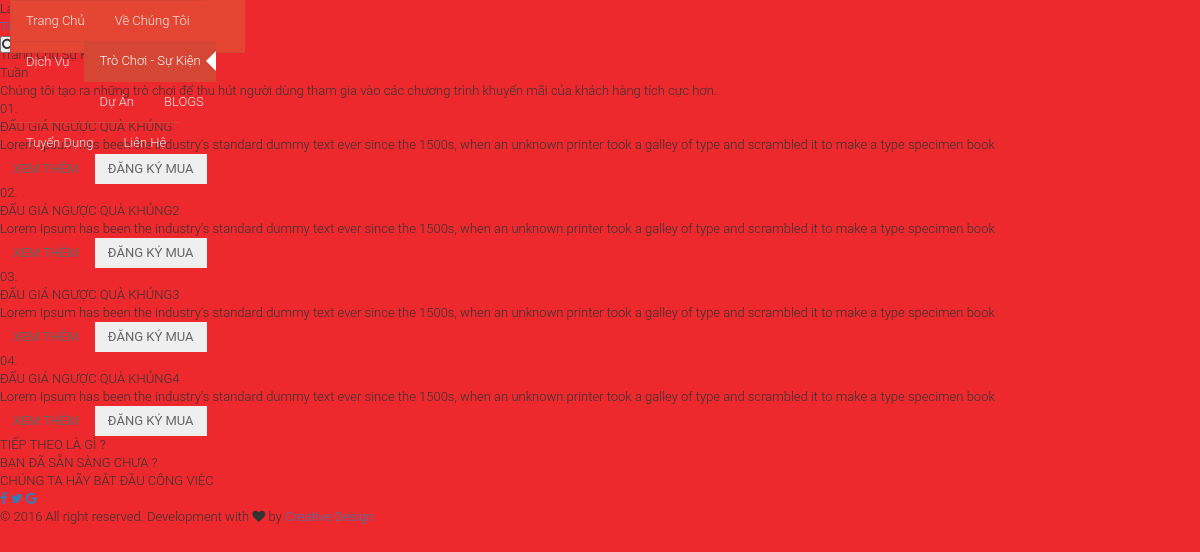
The page /su-kien/tuan on the database its author committed.
### tables this page shows
CREATE TABLE `tbl_category` (
  `id` int(11) NOT NULL AUTO_INCREMENT,
  `title` varchar(255) DEFAULT NULL,
  `alias` varchar(255) DEFAULT NULL,
  `data` longtext,
  `created` datetime DEFAULT NULL,
  `modified` datetime DEFAULT NULL,
  `type` varchar(255) DEFAULT NULL,
  `status` int(1) DEFAULT '0',
  `pid` int(11) DEFAULT '0',
  `value` varchar(255) DEFAULT NULL,
  `sorting` int(11) DEFAULT NULL,
  PRIMARY KEY (`id`)
);

CREATE TABLE `tbl_data` (
  `id` int(11) NOT NULL AUTO_INCREMENT,
  `title` varchar(255) DEFAULT NULL,
  `alias` varchar(255) DEFAULT NULL,
  `data` text,
  `created` datetime DEFAULT NULL,
  `modified` datetime DEFAULT NULL,
  `type` varchar(255) DEFAULT NULL,
  `status` int(1) DEFAULT '0',
  `category` int(11) DEFAULT '-1',
  `pid` int(11) DEFAULT '-1',
  `longdata` longtext,
  `key` varchar(32) DEFAULT NULL,
  `sorting` int(11) DEFAULT '1',
  `author` varchar(50) DEFAULT NULL,
  PRIMARY KEY (`id`)
);

### application/core/Front_Controller.php (called while the page is built, shortened)
<?php
class Front_Controller extends CI_Controller {
    public $assigns;
    public $layout = 'main';
    public function __construct() {
        $this->assigns = array();
        $this->load->library('pagination');
        $this->load->model('front/Front_Model');
        $this->load->model('dashboard/Auth_Model');
        $this->load->model('front/Category_Model');
        $this->load->model('front/Setting_Model');
        $this->assigns['settings'] = $this->Setting_Model
            ->set_type('creative')
            ->get_list();
        $this->assigns['service_category'] = $this->Category_Model
            ->set_type('services')
            ->desc()
            ->gets();
        $this->assigns['project_category'] = $this->Category_Model
            ->set_type('projects')
            ->desc()
            ->gets();
        $this->assigns['event_category'] = $this->Category_Model
            ->set_type('events')
            ->desc()
            ->gets();
        $this->assigns['users'] = $this->Auth_Model
            ->get_all();
    }
    function render($path_view = '',$data = array()){
        $this->load->vars(array(
            'path_view' => $path_view
            ));
        $this->load->vars($this->assigns);
        $this->load->vars($data);
        $this->load->view("creative/{$this->layout}",null);
    }
}

### application/controllers/creative/Home.php (called while the page is built, shortened)
<?php
class Home extends Front_Controller {
    public function events($alias = null){
        if($alias){
            $category_detail = $this->Category_Model
                ->set_type('events')
                ->get_by_alias($alias);
            if($category_detail){
                $this->assigns['events'] = $this->model
                    ->set_type('events')
                    ->get_by_category($category_detail->id);
                $this->render('creative/page/events',null);
            } else {
                $this->event_detail($alias);
            }
        } else {
            $this->assigns['events'] = $this->model
                ->set_type('events')
                ->gets();
            $this->render('creative/page/events',null);
        }
    }
}

### index.php (called while the page is built, shortened)
<?php
require_once BASEPATH.'core/CodeIgniter.php';

### application/models/front/Category_Model.php (called while the page is built, shortened)
<?php
class Category_Model extends Core_Model {
    function __construct()
    {
        $this->status = '1';
    }
    function set_type($type = null){
        $this->db
            ->where("type", $type);
        return $this;
    }
    function desc(){
        $this->db->order_by('sorting','DESC');
        return $this;
    }
    function get_by_alias($alias) {
        if($this->status){
            $this->db->where("{$this->prefix}status",$this->status);
        }
        $query = $this->db
            ->where("{$this->prefix}alias", $alias)
            ->get($this->table);
        $row = $query->row();
        if($row) {
            $data = $this->prefix.'data';
            if(!empty($row->$data)) $row->$data = unserialize($row->$data);
        }
        return $row;
    }
    function gets() {
        if($this->status){
            $this->db->where("{$this->prefix}status",$this->status);
        }
        $query = $this->db
            ->from($this->table)
            ->order_by($this->prefix . 'created', 'DESC')
            ->get();
        $entrys = $query->result();
        if($entrys) foreach ($entrys as $key => $value) {
            $entrys[$key]->data = unserialize($entrys[$key]->data);
        }
        return $entrys;
    }
}
?>

### application/models/Core_Model.php (called while the page is built, shortened)
<?php
class Core_Model extends CI_Model {
    function __construct($table = '', $prefix = '',$colid='id',$status=null) {
        $this->table = $table;
        $this->prefix = $prefix;
    }
}

### application/models/front/Front_Model.php (called while the page is built, shortened)
<?php
class Front_Model extends CI_Model {
    function __construct($table = '') {
        $this->table = $table;
        $this->prefix = '';
        $this->status = '1';
    }
    function set_type($type = null){
        $this->db
            ->where("{$this->table}.{$this->prefix}type", $type);
        return $this;
    }
    function get_by_category($catid=''){
        if($this->status){
            $this->db->where("{$this->table}.{$this->prefix}status",$this->status);
        }
        $query = $this->db
            ->where("{$this->table}.{$this->prefix}category", $catid)
            ->get($this->table);
        $entrys = $query->result();
        if($entrys) foreach ($entrys as $key => $value) {
            $data = $this->prefix.'data';
            $longdata = $this->prefix.'longdata';
            if(!empty($entrys[$key]->$data)) $entrys[$key]->$data = unserialize($entrys[$key]->$data);
            if(!empty($entrys[$key]->$longdata)) $entrys[$key]->$longdata = unserialize($entrys[$key]->$longdata);
        }
        return $entrys;
    }
}

### application/views/creative/page/events.php (the view, shortened to what this page needs)
<div class="banner mask light">
    <div>
        <div class="banner-content">
            <div>
                <div class="breardcum">
                    <span data-wow-delay="0.5s" class="wow fadeInUp">Trang Chủ</span>
                    <span data-wow-delay="0.5s" class="wow fadeInUp">Sự Kiện</span>
                    <?php if($category_detail): ?>
                    <span data-wow-delay="0.5s" class="wow fadeInUp"><?php echo $category_detail->title; ?></span>
                    <?php endif; ?>
                </div>
            </div>
            <div data-wow-delay="1s" class="wow fadeInUp">
                <div class="title"><?php echo $category_detail?$category_detail->title:'Sự Kiện'; ?></div>
            </div>
        </div>
    </div>
</div>
<div data-wow-delay="1.2s" class="slogan wow fadeInUp">
    <div class="title" data-fz="bigger" style="max-width:1100px">Chúng tôi tạo ra những trò chơi để thu hút người dùng tham gia vào các chương trình khuyến mãi của khách hàng tích cực hơn.</div>
</div>
<div class="events">
    <?php if($events): ?>
    <?php foreach ($events as $key => $foo) : ?>
    <div class="boxs">
        <div class="box-text" >
            <div>
                <div class="text-content">
                    <div class="box-number wow fadeInUp">
                        <?php echo sprintf("%02d", $key+1) ?>.
                    </div>
                    <div class="title wow fadeInUp"><?php echo $foo->title; ?></div>
                    <div
                        class="desc -line-clamp-4"
                        data-fz="medium"
                        data-anijs="if: scroll, on: window, do: slideInUp animated, before: scrollReveal, after: removeAnim">
                        <?php echo $foo->data['desc']; ?>
                        </div>
                    <div class="btns">
                    <a class="btn btn-dark" href="<?php echo base_url('su-kien/'.$foo->alias); ?>.html">XEM THÊM</a>
                    <button class="btn btn-dark" data-toggle="modal" data-target="#regisModal">ĐĂNG KÝ MUA</button>
                    </div>
                </div>
            </div>
        </div>
    </div>
    <?php endforeach; ?>
    <?php else: ?>
        <div class="no-data">Dữ liệu đang cập nhật</div>
    <?php endif; ?>
</div>
<div class="yellow-box">
    <div>
        <div class="sub-title">TIẾP THEO LÀ GÌ ?</div>
        <div class="title" data-fz="big">BẠN ĐÃ SẴN SÀNG CHƯA ?</div>
        <div class="title" data-fz="big">CHÚNG TA HÃY BẮT ĐẦU CÔNG VIỆC</div>
    </div>
</div>

### rows shown on the page
tbl_category: title "Tuần"
tbl_data: title "ĐẤU GIÁ NGƯỢC QUÀ KHỦNG", data "Lorem Ipsum has been the industry's standard dummy text ever since the 1500s, when an unknown printer took a galley of type and scrambled it to make a type specimen book"
tbl_data: title "ĐẤU GIÁ NGƯỢC QUÀ KHỦNG2", data "Lorem Ipsum has been the industry's standard dummy text ever since the 1500s, when an unknown printer took a galley of type and scrambled it to make a type specimen book"
tbl_data: title "ĐẤU GIÁ NGƯỢC QUÀ KHỦNG3", data "Lorem Ipsum has been the industry's standard dummy text ever since the 1500s, when an unknown printer took a galley of type and scrambled it to make a type specimen book"
tbl_data: title "ĐẤU GIÁ NGƯỢC QUÀ KHỦNG4", data "Lorem Ipsum has been the industry's standard dummy text ever since the 1500s, when an unknown printer took a galley of type and scrambled it to make a type specimen book"
